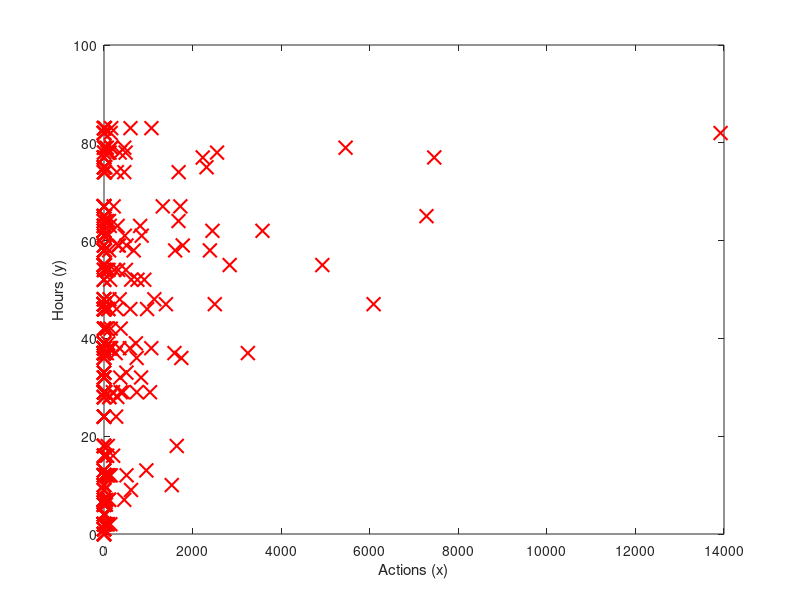

MATLAB code to generate this figure: (Note: this script raises an error after producing the figure.)
%% Machine Learning Online Class
%  Copy of Exercise 5 | Regularized Linear Regression and Bias-Variance
%
%  Instructions
%  ------------
%
%

%% Initialization
clear ; close all; clc

%% =========== Part 1: Loading and Visualizing Data =============
%  We start the exercise by first loading and visualizing the dataset.
%  The following code will load the dataset into your environment and plot
%  the data.
%

% Load Training Data
fprintf('Loading and Visualizing Data ...\n')

% Load from ex5data1:
% You will have X, y, Xval, yval, Xtest, ytest in your environment
rand('seed', 1);

actions=csvread('actionlog.csv');
actions=actions(randperm(size(actions,1)), :);
Xall=actions(:,2:9);
yall=actions(:,10);

% Training
X=Xall(1:60,:);
y=yall(1:60,:);
% Cross validation set
Xval=Xall(61:80,:);
yval=yall(61:80,:);
% Test set
Xtest=Xall(81:end,:);
ytest=yall(81:end,:);

% m = Number of examples
m = size(X, 1);

% Plot training data
plot(X, y, 'rx', 'MarkerSize', 10, 'LineWidth', 1.5);
xlabel('Actions (x)');
ylabel('Hours (y)');

fprintf('Program paused. Press enter to continue.\n');
pause;

%% =========== Part 2: Regularized Linear Regression Cost =============
%  You should now implement the cost function for regularized linear
%  regression.
%

theta = [1 ; 1; 1; 1; 1; 1; 1; 1; 1 ];
J = linearRegCostFunction([ones(m, 1) X], y, theta, 1);

fprintf(['Cost at initial theta: %f \n'], J);

fprintf('Program paused. Press enter to continue.\n');
pause;

%% =========== Part 3: Regularized Linear Regression Gradient =============
%  You should now implement the gradient for regularized linear
%  regression.
%

theta =[1 ; 1; 1; 1; 1; 1; 1; 1; 1 ];
[J, grad] = linearRegCostFunction([ones(m, 1) X], y, theta, 1);

fprintf(['Gradient at initial theta:  [%f; %f]\n'], grad(1), grad(2));

fprintf('Program paused. Press enter to continue.\n');
pause;


%% =========== Part 4: Train Linear Regression =============
%  Once you have implemented the cost and gradient correctly, the
%  trainLinearReg function will use your cost function to train
%  regularized linear regression.
%
%  Write Up Note: The data is non-linear, so this will not give a great
%                 fit.
%

%  Train linear regression with lambda = 0
lambda = 0;
[theta] = trainLinearReg([ones(m, 1) X], y, lambda);

%  Plot fit over the data
plot(X, y, 'rx', 'MarkerSize', 10, 'LineWidth', 1.5);
xlabel('Action counts (x)');
ylabel('Number of hours (y)');
hold on;
plot(X, [ones(m, 1) X]*theta, '--', 'LineWidth', 2)
hold off;

fprintf('Program paused. Press enter to continue.\n');
pause;


%% =========== Part 5: Learning Curve for Linear Regression =============
%  Next, you should implement the learningCurve function.
%
%  Write Up Note: Since the model is underfitting the data, we expect to
%                 see a graph with "high bias" -- slide 8 in ML-advice.pdf
%

lambda = 1;
[error_train, error_val] = ...
    learningCurve([ones(m, 1) X], y, ...
                  [ones(size(Xval, 1), 1) Xval], yval, ...
                  lambda);

plot(1:m, error_train, 1:m, error_val);
title('Learning curve for linear regression')
legend('Train', 'Cross Validation')
xlabel('Number of training examples')
ylabel('Error')
axis([0 100 0 400])

fprintf('# Training Examples\tTrain Error\tCross Validation Error\n');
for i = 1:m
    fprintf('  \t%d\t\t%f\t%f\n', i, error_train(i), error_val(i));
end

fprintf('Program paused. Press enter to continue.\n');
pause;

